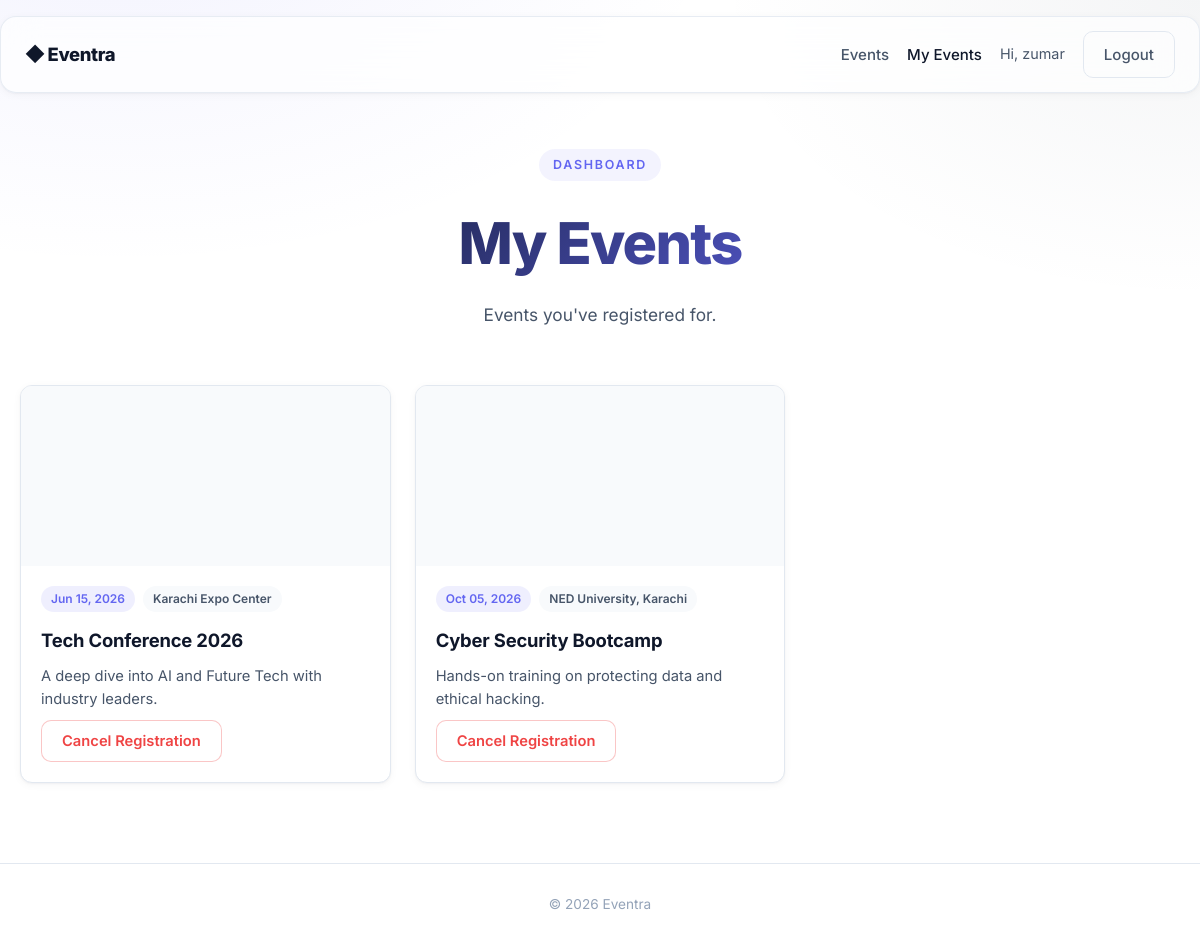
The page /user/dashboard.php (signed in) on the database its author committed.
### tables this page shows
CREATE TABLE `registrations` (
  `id` int(11) NOT NULL,
  `user_id` int(11) DEFAULT NULL,
  `event_id` int(11) DEFAULT NULL,
  `reg_date` timestamp NOT NULL DEFAULT current_timestamp()
);

CREATE TABLE `events` (
  `id` int(11) NOT NULL,
  `title` varchar(255) NOT NULL,
  `description` text DEFAULT NULL,
  `event_date` date DEFAULT NULL,
  `location` varchar(255) DEFAULT NULL,
  `image_url` varchar(255) DEFAULT NULL
);

### config.php (called while the page is built, shortened)
<?php
function e(string $s): string {
    return htmlspecialchars($s, ENT_QUOTES, 'UTF-8');
}

### user/dashboard.php (the view, shortened to what this page needs)
<?php
require_once '../config.php';
$stmt = $pdo->prepare('
  SELECT e.*, r.id AS reg_id, r.reg_date
  FROM registrations r
  JOIN events e ON e.id = r.event_id
  WHERE r.user_id = ?
  ORDER BY e.event_date ASC
');
$stmt->execute([$_SESSION['user_id']]);
$myEvents = $stmt->fetchAll();
?>
<!DOCTYPE html>
<html lang="en">
<head>
<link rel="stylesheet" href="assets/style.css">
</head>
<body>
<nav class="navbar glass">
  <a href="index.php" class="brand">◆ Eventra</a>
  <div class="nav-links">
    <a href="index.php">Events</a>
    <a href="dashboard.php" class="active">My Events</a>
    <span class="hello">Hi, <?= e($_SESSION['user_name']) ?></span>
    <a href="auth.php?action=logout" class="btn btn-ghost">Logout</a>
  </div>
</nav>
<header class="hero small">
  <span class="eyebrow">Dashboard</span>
  <h1>My Events</h1>
  <p>Events you've registered for.</p>
</header>
<section class="container">
  <?php if (empty($myEvents)): ?>
    <div class="empty glass-card">
      <h3>No registrations yet</h3>
      <p>Browse events and join the ones you love.</p>
      <a href="index.php" class="btn btn-primary">Discover Events</a>
    </div>
  <?php else: ?>
    <div class="grid">
      <?php foreach ($myEvents as $ev): ?>
        <article class="card">
          <div class="card-img" style="background-image:url('<?= e($ev['image_url'] ?: 'https://images.unsplash.com/photo-1492684223066-81342ee5ff30?w=800') ?>')"></div>
          <div class="card-body">
            <div class="card-meta">
              <span class="pill"><?= e(date('M d, Y', strtotime($ev['event_date']))) ?></span>
              <span class="pill subtle"><?= e($ev['location']) ?></span>
            </div>
            <h3><?= e($ev['title']) ?></h3>
            <p><?= e($ev['description']) ?></p>
            <form method="POST" action="actions.php" onsubmit="return confirm('Cancel this registration?');">
              <button type="submit" class="btn btn-danger">Cancel Registration</button>
            </form>
          </div>
        </article>
      <?php endforeach; ?>
    </div>
  <?php endif; ?>
</section>
<footer class="footer">© <?= date('Y') ?> Eventra</footer>
</body>
</html>

### user/assets/style.css (style rules this page uses)
:root { --bg: #ffffff; --bg-soft: #f8fafc; --indigo: #6366f1; --indigo-dark: #4f46e5; --slate: #475569; --slate-soft: #94a3b8; --text: #0f172a; --border: #e2e8f0; --success: #10b981; --danger: #ef4444; --shadow-sm: 0 1px 2px rgba(15,23,42,.04), 0 2px 8px rgba(15,23,42,.04); --shadow-md: 0 4px 12px rgba(15,23,42,.06), 0 8px 24px rgba(15,23,42,.06); --shadow-lg: 0 12px 32px rgba(99,102,241,.12), 0 24px 48px rgba(15,23,42,.08); --radius: 12px; }
* { box-sizing: border-box; }
html, body { margin: 0; padding: 0; }
body { font-family: 'Inter', system-ui, sans-serif; background: radial-gradient(1000px 600px at 10% -10%, rgba(99,102,241,.08), transparent 60%), radial-gradient(800px 500px at 100% 0%, rgba(71,85,105,.06), transparent 60%), var(--bg); color: var(--text); line-height: 1.55; min-height: 100vh; }
a { color: var(--indigo); text-decoration: none; }
.navbar { position: sticky; top: 16px; z-index: 50; margin: 16px auto 0; max-width: 1200px; display: flex; justify-content: space-between; align-items: center; padding: 14px 24px; border-radius: 16px; }
.glass { background: rgba(255,255,255,.65); backdrop-filter: saturate(180%) blur(18px); -webkit-backdrop-filter: saturate(180%) blur(18px); border: 1px solid rgba(226,232,240,.8); box-shadow: var(--shadow-sm); }
.brand { font-weight: 800; font-size: 1.15rem; color: var(--text); letter-spacing: -.02em; }
.nav-links { display: flex; align-items: center; gap: 18px; }
.nav-links a { color: var(--slate); font-weight: 500; font-size: .94rem; }
.nav-links a.active { color: var(--text); }
.hello { color: var(--slate); font-size: .9rem; }
.hero { text-align: center; padding: 80px 20px 40px; max-width: 800px; margin: 0 auto; }
.hero.small { padding: 56px 20px 24px; }
.eyebrow { display: inline-block; font-size: .78rem; font-weight: 600; letter-spacing: .14em; text-transform: uppercase; color: var(--indigo); background: rgba(99,102,241,.08); padding: 6px 14px; border-radius: 999px; margin-bottom: 18px; }
.hero h1 { font-size: clamp(2.4rem, 5vw, 3.6rem); font-weight: 800; letter-spacing: -.03em; margin: 0 0 14px; background: linear-gradient(135deg, #0f172a 0%, var(--indigo) 100%); -webkit-background-clip: text; background-clip: text; color: transparent; }
.hero p { color: var(--slate); font-size: 1.08rem; margin: 0; }
.container { max-width: 1200px; margin: 0 auto; padding: 32px 20px 80px; }
.grid { display: grid; gap: 24px; grid-template-columns: repeat(auto-fill, minmax(300px, 1fr)); }
.card { background: #fff; border: 1px solid var(--border); border-radius: var(--radius); overflow: hidden; box-shadow: var(--shadow-sm); transition: transform .25s ease, box-shadow .25s ease, border-color .25s ease; display: flex; flex-direction: column; }
.card-img { height: 180px; background-size: cover; background-position: center; background-color: var(--bg-soft); }
.card-body { padding: 20px; display: flex; flex-direction: column; gap: 10px; flex: 1; }
.card-meta { display: flex; flex-wrap: wrap; gap: 8px; }
.pill { font-size: .75rem; font-weight: 600; background: rgba(99,102,241,.1); color: var(--indigo); padding: 4px 10px; border-radius: 999px; }
.pill.subtle { background: var(--bg-soft); color: var(--slate); }
.card h3 { margin: 4px 0 0; font-size: 1.15rem; font-weight: 700; letter-spacing: -.01em; }
.card p { margin: 0; color: var(--slate); font-size: .92rem; flex: 1; }
.btn { display: inline-block; cursor: pointer; font-family: inherit; font-weight: 600; font-size: .92rem; padding: 11px 20px; border-radius: 10px; border: 1px solid transparent; transition: all .2s ease; text-align: center; }
.btn-ghost { background: transparent; color: var(--slate); border-color: var(--border); }
.btn-danger { background: #fff; color: var(--danger); border-color: rgba(239,68,68,.3); }
.footer { text-align: center; padding: 30px 20px; color: var(--slate-soft); font-size: .85rem; border-top: 1px solid var(--border); }

### rows shown on the page
registrations: event.event_date "Jun 15, 2026", event.location "Karachi Expo Center", event.title "Tech Conference 2026", event.description "A deep dive into AI and Future Tech with industry leaders."
registrations: event.event_date "Oct 05, 2026", event.location "NED University, Karachi", event.title "Cyber Security Bootcamp", event.description "Hands-on training on protecting data and ethical hacking."

### other values the page prints
$_SESSION['user_name'] "zumar"
